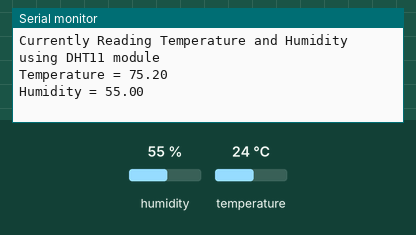
Recording of a sketch running on a simulated Arduino Uno, built with avr-gcc and run on an emulated ATmega328P. On the bench: the last lines printed to the serial monitor. The inputs (shaded band) are chosen by the test bench; at power-on: humidity 55 %, temperature 24 °C.

Above: at 2.2 s.
2.3 s: humidity set to 22 %
At 6.4 s:
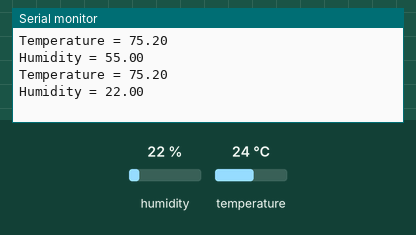
8.3 s: temperature set to 12 °C
At 12.3 s:
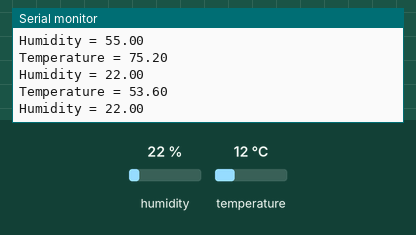
14.3 s: humidity set to 40 %
At 17.0 s:
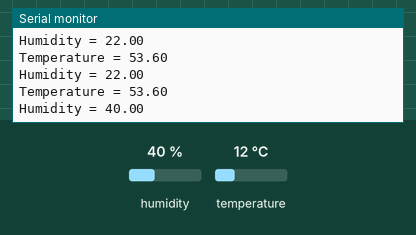
Timing chart, 0 to 18.5 s (numbered marks = the images above; inputs shaded):
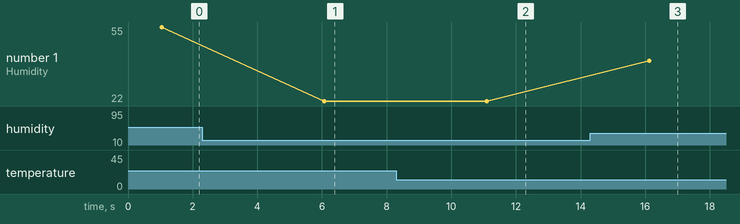

Measured:
- after the input at 2.3 s, the serial monitor: prints a new line after 3.8 s (image 1)
- after the input at 8.3 s, the serial monitor: prints a new line after 2.8 s (image 2)
- after the input at 14.3 s, the serial monitor: prints a new line after 1.8 s (image 3)
- plotted number 1: 55 → 22 after the input at 2.3 s, 22 → 40 after the input at 14.3 s

The sketch:

dht11noLCD.ino
```cpp
#include <dht.h>

dht DHT;

#define DHT11_PIN 7

void setup(){
  Serial.begin(9600);
  Serial.println("Currently Reading Temperature and Humidity using DHT11 module");
  delay(1000);
}

void loop(){
  int chk = DHT.read11(DHT11_PIN);
  Serial.print("Temperature = ");
  float finaltemp = (DHT.temperature * 9 / 5)+ 32;
  Serial.println(finaltemp);
  Serial.print("Humidity = ");
  Serial.println(DHT.humidity);
  delay(5000);
}
```
